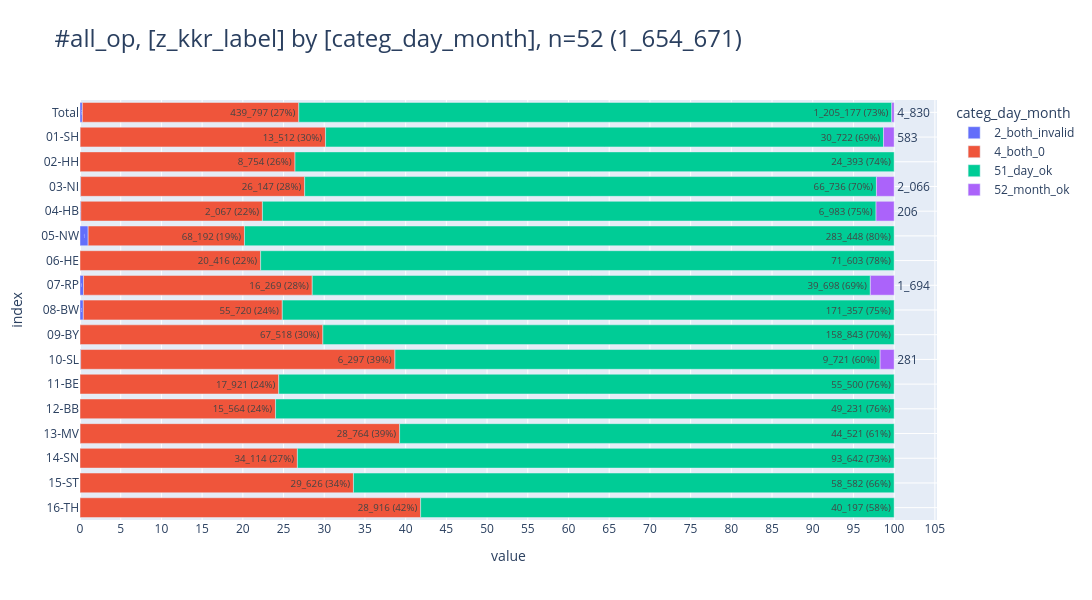

Notebook source saved alongside this figure:
### Code cell
pls.plot_stacked_bars(
    db_op.project("z_kkr_label,categ_day_month").to_df(),
    relative=True,
    show_total=True,
    orientation="h",
    show_pct_bar=True,
    caption="all_op",
    height=600,
    width=1600,
)
tbl.pivot_df(db_op.project("z_kkr_label,categ_day_month").to_df())

### Figure 1 — Plotly figure (JSON) as saved in the notebook; plotly's stock layout.template omitted (floating-point values rounded to 4 significant figures)
{"data": [{"hovertemplate": "col=2_both_invalid<br>value=%{x}<br>index=%{y}<br>cnt_pct_bar_str=%{text}<extra></extra>", "legendgroup": "2_both_invalid", "marker": {"color": "#636EFA", "pattern": {"shape": ""}}, "name": "2_both_invalid", "orientation": "h", "showlegend": true, "text": ["4_867", "9", "72", "9", "3_562", "251", "935", "6", "13", "7", "1", "2"], "textposition": "auto", "type": "bar", "x": [4867, 9, 72, 9, 3562, 251, 935, 6, 13, 7, 1, 2], "xaxis": "x", "y": [" Total", "01-SH", "03-NI", "04-HB", "05-NW", "07-RP", "08-BW", "09-BY", "10-SL", "13-MV", "15-ST", "16-TH"], "yaxis": "y"}, {"hovertemplate": "col=4_both_0<br>value=%{x}<br>index=%{y}<br>cnt_pct_bar_str=%{text}<extra></extra>", "legendgroup": "4_both_0", "marker": {"color": "#EF553B", "pattern": {"shape": ""}}, "name": "4_both_0", "orientation": "h", "showlegend": true, "text": ["439_797 (27%)", "13_512 (30%)", "8_754 (26%)", "26_147 (28%)", "2_067 (22%)", "68_192 (19%)", "20_416 (22%)", "16_269 (28%)", "55_720 (24%)", "67_518 (30%)", "6_297 (39%)", "17_921 (24%)", "15_564 (24%)", "28_764 (39%)", "34_114 (27%)", "29_626 (34%)", "28_916 (42%)"], "textposition": "auto", "type": "bar", "x": [439797, 13512, 8754, 26147, 2067, 68192, 20416, 16269, 55720, 67518, 6297, 17921, 15564, 28764, 34114, 29626, 28916], "xaxis": "x", "y": [" Total", "01-SH", "02-HH", "03-NI", "04-HB", "05-NW", "06-HE", "07-RP", "08-BW", "09-BY", "10-SL", "11-BE", "12-BB", "13-MV", "14-SN", "15-ST", "16-TH"], "yaxis": "y"}, {"hovertemplate": "col=51_day_ok<br>value=%{x}<br>index=%{y}<br>cnt_pct_bar_str=%{text}<extra></extra>", "legendgroup": "51_day_ok", "marker": {"color": "#00CC96", "pattern": {"shape": ""}}, "name": "51_day_ok", "orientation": "h", "showlegend": true, "text": ["1_205_177 (73%)", "30_722 (69%)", "24_393 (74%)", "66_736 (70%)", "6_983 (75%)", "283_448 (80%)", "71_603 (78%)", "39_698 (69%)", "171_357 (75%)", "158_843 (70%)", "9_721 (60%)", "55_500 (76%)", "49_231 (76%)", "44_521 (61%)", "93_642 (73%)", "58_582 (66%)", "40_197 (58%)"], "textposition": "auto", "type": "bar", "x": [1205177, 30722, 24393, 66736, 6983, 283448, 71603, 39698, 171357, 158843, 9721, 55500, 49231, 44521, 93642, 58582, 40197], "xaxis": "x", "y": [" Total", "01-SH", "02-HH", "03-NI", "04-HB", "05-NW", "06-HE", "07-RP", "08-BW", "09-BY", "10-SL", "11-BE", "12-BB", "13-MV", "14-SN", "15-ST", "16-TH"], "yaxis": "y"}, {"hovertemplate": "col=52_month_ok<br>value=%{x}<br>index=%{y}<br>cnt_pct_bar_str=%{text}<extra></extra>", "legendgroup": "52_month_ok", "marker": {"color": "#AB63FA", "pattern": {"shape": ""}}, "name": "52_month_ok", "orientation": "h", "showlegend": true, "text": ["4_830", "583", "2_066", "206", "1_694", "281"], "textposition": "auto", "type": "bar", "x": [4830, 583, 2066, 206, 1694, 281], "xaxis": "x", "y": [" Total", "01-SH", "03-NI", "04-HB", "07-RP", "10-SL"], "yaxis": "y"}], "layout": {"barmode": "relative", "barnorm": "percent", "height": 600, "legend": {"title": {"text": "categ_day_month"}, "tracegroupgap": 0, "traceorder": "normal"}, "title": {"font": {"size": 24}, "text": "#all_op, [z_kkr_label] by [categ_day_month], n=52 (1_654_671)", "xanchor": "left", "y": 0.95, "yanchor": "top"}, "width": 1600, "xaxis": {"anchor": "y", "domain": [0, 1], "dtick": 5, "gridwidth": 1, "showgrid": true, "title": {"text": "value"}}, "yaxis": {"anchor": "x", "categoryarray": ["16-TH", "15-ST", "14-SN", "13-MV", "12-BB", "11-BE", "10-SL", "09-BY", "08-BW", "07-RP", "06-HE", "05-NW", "04-HB", "03-NI", "02-HH", "01-SH", " Total"], "categoryorder": "array", "domain": [0, 1], "gridwidth": 1, "showgrid": true, "title": {"text": "index"}}}}
